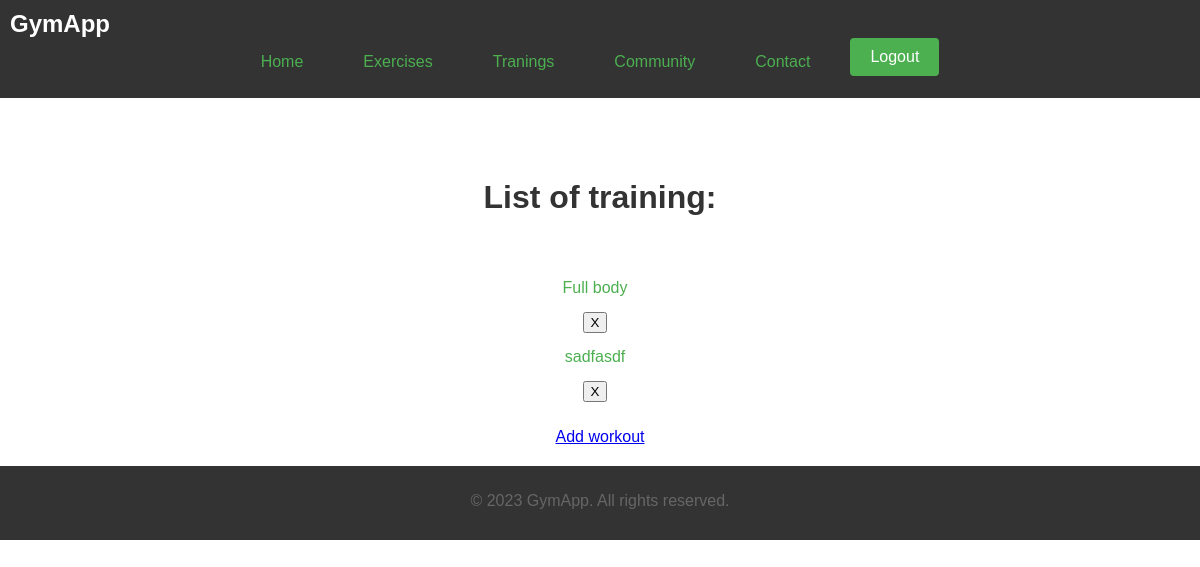
The page /tranings (signed in) on the database as committed earlier.
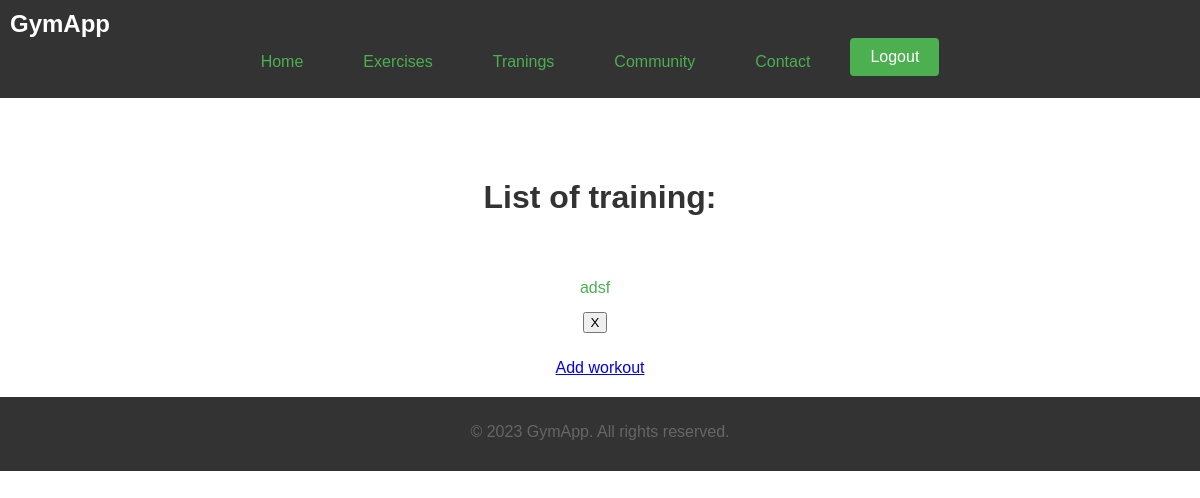
The same page on the database as committed later.
### exercise/models.py (models this page shows, shortened)
class Traning(models.Model):
    name = models.CharField(max_length=200)
    user = models.ForeignKey(User, on_delete=models.CASCADE)
    workout = models.ManyToManyField(Reps)

### exercise/views.py (the view)
# urls.py: path('tranings', views.tranings, name='tranings'),
@login_required(login_url='login')
def tranings(request):
    tranings = Traning.objects.filter(user = request.user)
    context ={'tranings': tranings}
    return render(request, 'traning.html',context)

### exercise/templates/traning.html (shortened to what this page needs)
{% extends 'main.html' %}
{% block content %}
{% if tranings %}
    <h1>List of training: </h1>
    <div class="exerciselist">
        <ul class="additional-menu">
            {% for traning in tranings %}
            <li>
                <a href="{% url 'traning' traning.id %}" >{{ traning.name }}</a>
                <form method="post" action="{% url 'deleteTraning' traning.id %}">
                    <input type="submit" value="X">
                </form>
            </li>
            {% endfor %}
        </ul>
        </div>
{% endif %}
<a href="{% url 'addWorkout'%}">Add workout</a>
{% endblock content %}

Rows that differ between the two databases and show on the page:
removed Traning: name "Full body"
removed Traning: name "sadfasdf"
added Traning: name "adsf"
